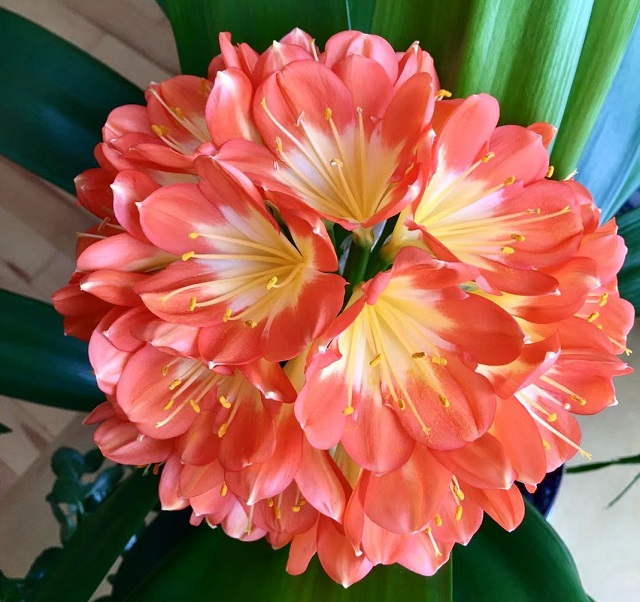
#> input picture res/flower004.jpg, 640 x 602 px
$ python ShowImage.py
#> lines starting #> are read from the running program, lines starting #| are printed output that depends on the picture
import cv2

#
# Load the image
#
img = cv2.imread("../res/flower004.jpg")
#> img is the input picture: shape (602, 640, 3); mean B, G, R 82.4, 102.3, 157.4
# [4 lines of commented-out code are left out]
cv2.imshow("Image", img)
cv2.waitKey(0)
cv2.destroyAllWindows()


#
# Load the image in grayscale mode
#
img = cv2.imread("../res/flower004.jpg", cv2.IMREAD_GRAYSCALE)
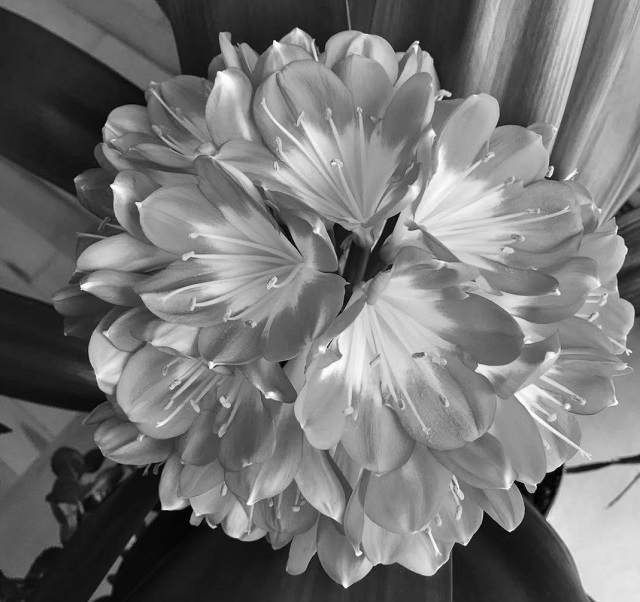
#> img: shape (602, 640); min 0, max 255, mean 116.5
cv2.imshow("Image", img)

cv2.waitKey(0)
cv2.destroyAllWindows()


#
# Load the image in original color mode
# and then covert it to grayscale
#
img = cv2.imread("../res/flower004.jpg")
gray = cv2.cvtColor(img, cv2.COLOR_BGR2GRAY)
cv2.imshow("Image", img)
cv2.imshow("Image Gray", gray)

cv2.waitKey(0)
cv2.destroyAllWindows()

$ run again, with res/flower001.jpg copied over res/flower004.jpg
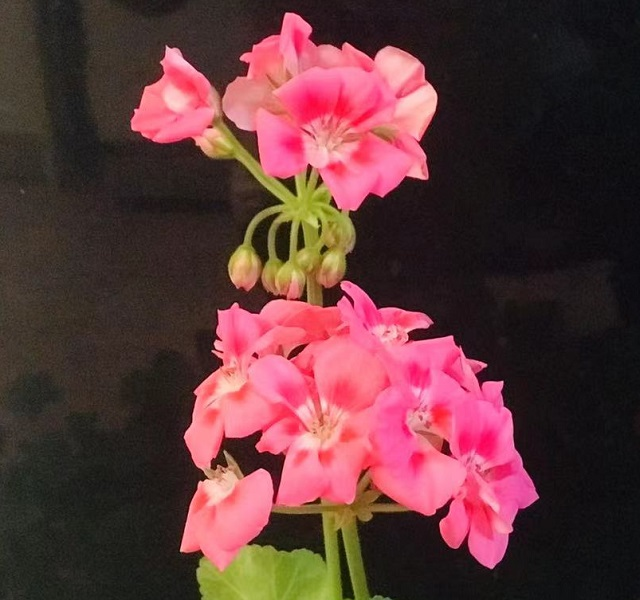
#> input picture res/flower001.jpg, 640 x 600 px
#> img is the input picture: shape (600, 640, 3); mean B, G, R 58, 55.8, 94.9
#> `img = cv2.imread("../res/flower004.jpg", cv2.IMREAD_GRAYSCALE)`:
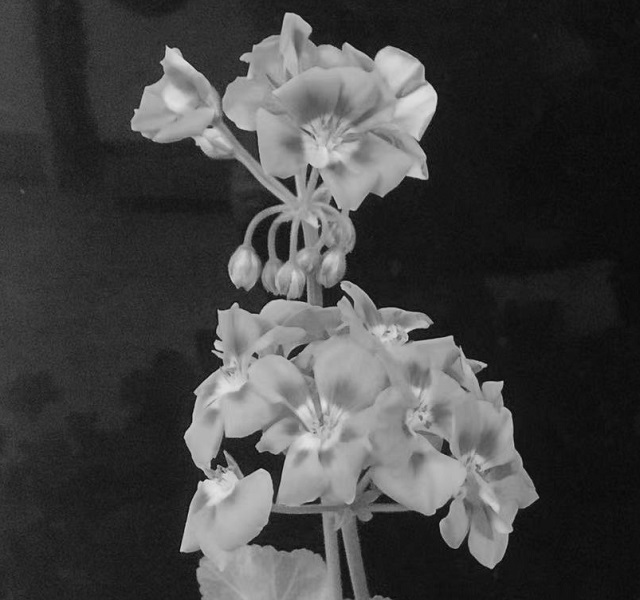
#> img: shape (600, 640); min 5, max 228, mean 67.8

$ run again, with res/flower002.jpg copied over res/flower004.jpg
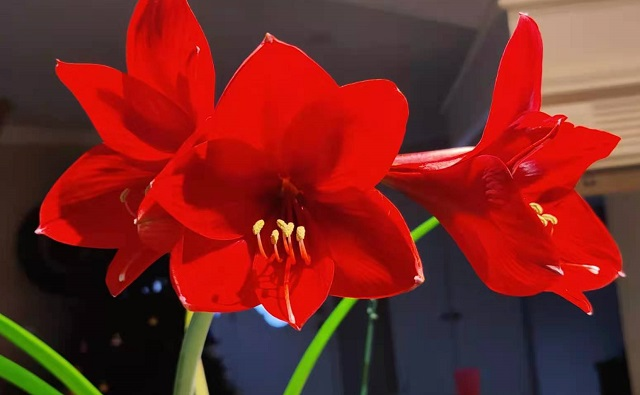
#> input picture res/flower002.jpg, 640 x 395 px
#> img is the input picture: shape (395, 640, 3); mean B, G, R 34, 38.7, 121.1
#> `img = cv2.imread("../res/flower004.jpg", cv2.IMREAD_GRAYSCALE)`:
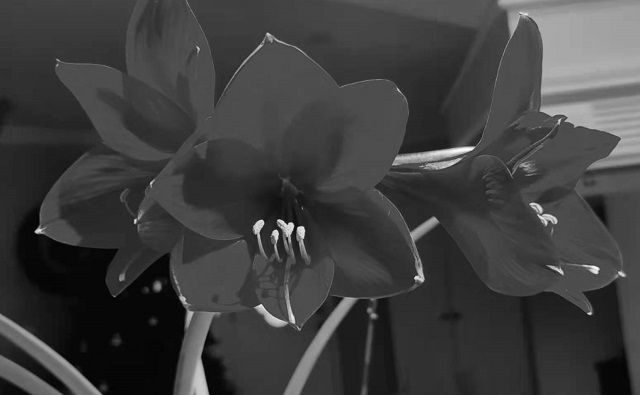
#> img: shape (395, 640); min 0, max 255, mean 62.8

$ run again, with res/flower003.jpg copied over res/flower004.jpg
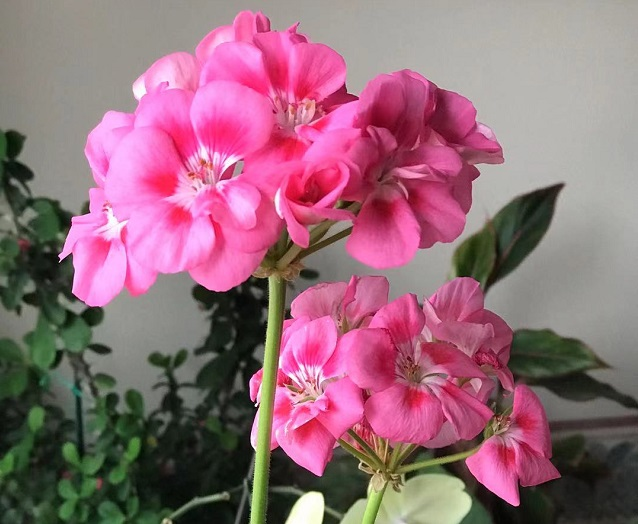
#> input picture res/flower003.jpg, 638 x 524 px
#> img is the input picture: shape (524, 638, 3); mean B, G, R 121, 107.5, 149.3
#> `img = cv2.imread("../res/flower004.jpg", cv2.IMREAD_GRAYSCALE)`:
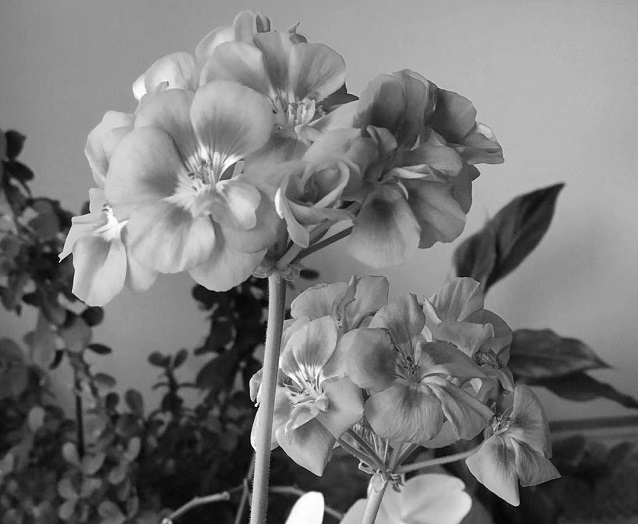
#> img: shape (524, 638); min 0, max 255, mean 121.6
